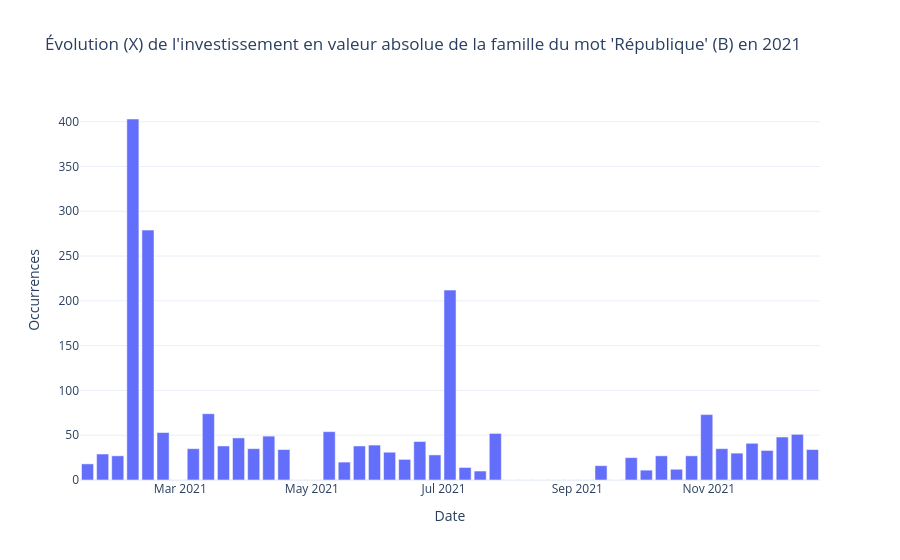

Notebook code cell kept with this figure:
### Code cell
# Graphique par jour sur une année 

# Choisir une année
annee = 2021

# Filtrer le DataFrame sur l'année choisie
df_annee = df[df["dateSeance_day"].dt.year == annee]

# Resampler par jour uniquement pour cette année
df_daily = df_annee.resample("W", on="dateSeance_day").size().reset_index() # remplacer D par W ou ME pour changer la période

# Tracer le graphique
fig_daily = px.bar(
    df_daily,
    x="dateSeance_day",
    y=0,
    title=f"Évolution (X) de l'investissement en valeur absolue de la famille du mot 'République' (B) en {annee}",
    labels={"dateSeance_day": "Date", "0": "Occurrences"},
    template="plotly_white",
)

fig_daily.update_layout(showlegend=False)

fig_daily.show()

### Figure 1 — Plotly figure (JSON) as saved in the notebook; plotly's stock layout.template omitted (floating-point values rounded to 4 significant figures)
{"data": [{"alignmentgroup": "True", "hovertemplate": "Date=%{x}<br>Occurrences=%{y}<extra></extra>", "legendgroup": "", "marker": {"color": "#636efa", "pattern": {"shape": ""}}, "name": "", "offsetgroup": "", "orientation": "v", "showlegend": false, "textposition": "auto", "type": "bar", "x": ["2021-01-17T00:00:00", "2021-01-24T00:00:00", "2021-01-31T00:00:00", "2021-02-07T00:00:00", "2021-02-14T00:00:00", "2021-02-21T00:00:00", "2021-02-28T00:00:00", "2021-03-07T00:00:00", "2021-03-14T00:00:00", "2021-03-21T00:00:00", "2021-03-28T00:00:00", "2021-04-04T00:00:00", "2021-04-11T00:00:00", "2021-04-18T00:00:00", "2021-04-25T00:00:00", "2021-05-02T00:00:00", "2021-05-09T00:00:00", "2021-05-16T00:00:00", "2021-05-23T00:00:00", "2021-05-30T00:00:00", "2021-06-06T00:00:00", "2021-06-13T00:00:00", "2021-06-20T00:00:00", "2021-06-27T00:00:00", "2021-07-04T00:00:00", "2021-07-11T00:00:00", "2021-07-18T00:00:00", "2021-07-25T00:00:00", "2021-08-01T00:00:00", "2021-08-08T00:00:00", "2021-08-15T00:00:00", "2021-08-22T00:00:00", "2021-08-29T00:00:00", "2021-09-05T00:00:00", "2021-09-12T00:00:00", "2021-09-19T00:00:00", "2021-09-26T00:00:00", "2021-10-03T00:00:00", "2021-10-10T00:00:00", "2021-10-17T00:00:00", "2021-10-24T00:00:00", "2021-10-31T00:00:00", "2021-11-07T00:00:00", "2021-11-14T00:00:00", "2021-11-21T00:00:00", "2021-11-28T00:00:00", "2021-12-05T00:00:00", "2021-12-12T00:00:00", "2021-12-19T00:00:00"], "xaxis": "x", "y": [18, 29, 27, 403, 279, 53, 0, 35, 74, 38, 47, 35, 49, 34, 0, 0, 54, 20, 38, 39, 31, 23, 43, 28, 212, 14, 10, 52, 0, 0, 0, 0, 0, 0, 16, 0, 25, 11, 27, 12, 27, 73, 35, 30, 41, 33, 48, 51, 34], "yaxis": "y"}], "layout": {"barmode": "relative", "legend": {"tracegroupgap": 0}, "showlegend": false, "title": {"text": "Évolution (X) de l'investissement en valeur absolue de la famille du mot 'République' (B) en 2021"}, "xaxis": {"anchor": "y", "domain": [0, 1], "title": {"text": "Date"}}, "yaxis": {"anchor": "x", "domain": [0, 1], "title": {"text": "Occurrences"}}}}
